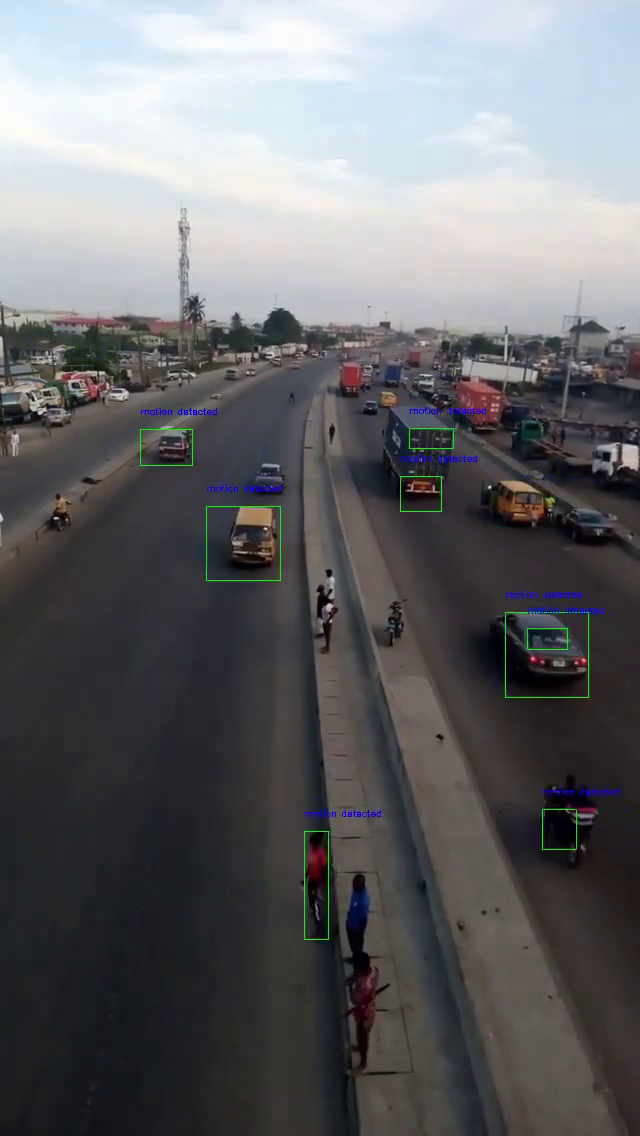
#> input picture frame 71 of motion_detect.mp4, 640 x 1136 px, given in place of vehicle_moving.mp4, which was not available
$ python Motion_Detect.py
#> lines starting #> are read from the running program, lines starting #| are printed output that depends on the picture; after the words box and inside, x2 and y2 are one past the last pixel; in counts of white or black regions, pixels touching at a corner belong together; pictures that were not available may be replaced by others from this repository, and a replacement may not be noted
### motion_tracker.py
import math


class EuclideanDistTracker:
    def __init__(self):
        # Store the center positions of the objects
        self.center_points = {}
        # Keep the count of the IDs
        # each time a new object id detected, the count will increase by one
        self.id_count = 'motion detected'


    def update(self, objects_rect):
        # Objects boxes and ids
        objects_bbs_ids = []

        # Get center point of new object
        for rect in objects_rect:
            x, y, w, h = rect
            cx = (x + x + w) // 2
            cy = (y + y + h) // 2

            # Find out if that object was detected already
            same_object_detected = False
            for id, pt in self.center_points.items():
                dist = math.hypot(cx - pt[0], cy - pt[1])

                if dist < 50:
                    self.center_points[id] = (cx, cy)
                    print(self.center_points)
                    objects_bbs_ids.append([x, y, w, h, id])
                    same_object_detected = True
                    break

            # New object is detected we assign the ID to that object
            if same_object_detected is False:
                self.center_points[self.id_count] = (cx, cy)
                objects_bbs_ids.append([x, y, w, h, self.id_count])
                #self.id_count += 1

        # Clean the dictionary by center points to remove IDS not used anymore
        new_center_points = {}
        for obj_bb_id in objects_bbs_ids:
            _, _, _, _, object_id = obj_bb_id
            center = self.center_points[object_id]
            new_center_points[object_id] = center

        # Update dictionary with IDs not used removed
        self.center_points = new_center_points.copy()
        return objects_bbs_ids

### Motion_Detect.py
import cv2 as cv
import numpy as np
from motion_tracker import *

#create tracker object
tracker = EuclideanDistTracker()

capture = cv.VideoCapture('Videos/vehicle_moving.mp4')

fps = capture.get(cv.CAP_PROP_FPS)  #FPS How many frames are transmitted per second
w = int(capture.get(cv.CAP_PROP_FRAME_WIDTH))
h = int(capture.get(cv.CAP_PROP_FRAME_HEIGHT))
size = (w, h)

video_output = cv.VideoWriter('Videos/motions.mp4', cv.VideoWriter_fourcc(*'mp4v'), fps, size)


#object detection from stable camera
object_detector = cv.createBackgroundSubtractorKNN(history=50, detectShadows=False)

i = 0  # nFrames: (0 -> nframes-1)
while 1:

    ret, frame = capture.read()
#> frame is the input picture: shape (1136, 640, 3); mean B, G, R 106.3, 103.3, 103.1

    mask = object_detector.apply(frame)
#> mask: shape (1136, 640); every value is 255
    _, mask = cv.threshold(mask, 254, 255, cv.THRESH_BINARY)
    contours, hierarchy = cv.findContours(mask, cv.RETR_TREE, cv.CHAIN_APPROX_SIMPLE)
#> contours = [[[0, 0], [0, 1135], [639, 1135], [639, 0]]]


    detections = []
    for cnt in contours:

        area = cv.contourArea(cnt)
        if area > 300:
            #cv.drawContours(roi, cnt, -1, (0,255,0), 2)
            x,y,w,h = cv.boundingRect(cnt)
            #cv.rectangle(roi, (x,y), (x+w, y+h), (0,255,0), 1)
            detections.append([x,y,w,h])
#> this loop made 1 pass
#> (cnt, area, x, y, w, h) on pass 1: ([[0, 0], [0, 1135], [639, 1135], [639, 0]], 725265, 0, 0, 640, 1136)
#> after the loop, detections = [[0, 0, 640, 1136]]


    #2. object_tracker
    boxes_ids = tracker.update(detections)
#> the loop in update, `for rect in objects_rect:` made 1 pass
#> (x, y, w, h, cx, cy) on pass 1: (0, 0, 640, 1136, 320, 568)
#> after the loop in update, `for rect in objects_rect:`: objects_bbs_ids = [[0, 0, 640, 1136, 'motion detected']]; self.center_points = {'motion detected': (320, 568)}
#> the loop in update, `for obj_bb_id in objects_bbs_ids:` made 1 pass
#> boxes_ids = [[0, 0, 640, 1136, 'motion detected']]
    for box_id in boxes_ids:
        x,y,w,h,id = box_id
        cv.putText(frame, str(id), (x, y-15), cv.FONT_HERSHEY_SIMPLEX, 0.3, (255,0,0), 1)
        cv.rectangle(frame, (x,y), (x+w, y+h), (0,255,0), 1)
#> this loop made 1 pass
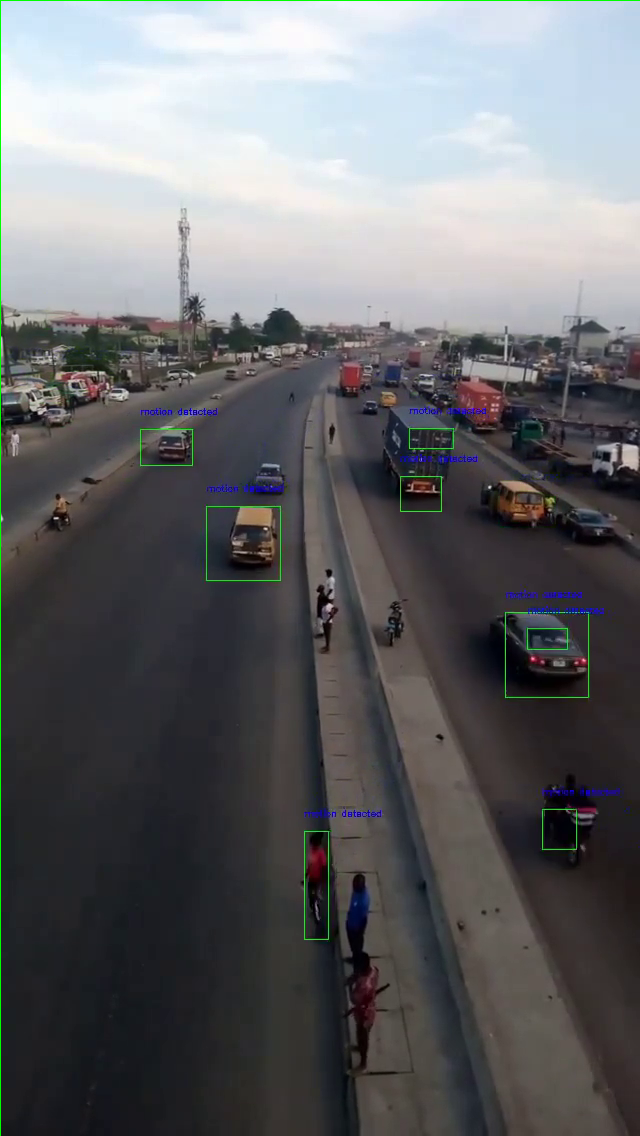
#> frame: shape (1136, 640, 3); 0.24% of pixels changed, all inside (x1, y1, x2, y2) = (0, 0, 640, 1136)


        #saving output
    if ret:
        video_output.write(frame)
    else:
        break
    i += 1

    cv.imshow('Mask', mask)
    cv.imshow('Contours', frame)
    if cv.waitKey(2) & 0xff == ord('d'):
#> (key Esc is pressed here)
        break

capture.release()
cv.destroyAllWindows()

$ run again, starting later in the video
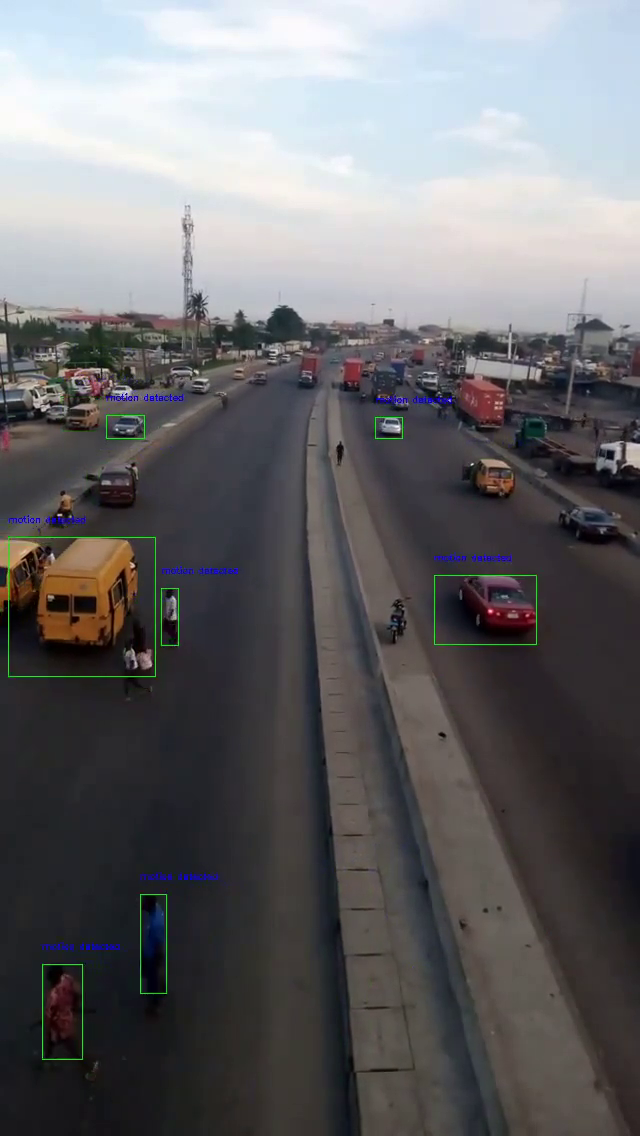
#> input picture frame 322 of motion_detect.mp4, 640 x 1136 px, given in place of vehicle_moving.mp4, which was not available
#> frame is the input picture: shape (1136, 640, 3); mean B, G, R 106.3, 104.1, 105
#> mask: shape (1136, 640); every value is 255
#> contours = [[[0, 0], [0, 1135], [639, 1135], [639, 0]]]
#> the loop `for cnt in contours: ` made 1 pass
#> (cnt, area, x, y, w, h) on pass 1: ([[0, 0], [0, 1135], [639, 1135], [639, 0]], 725265, 0, 0, 640, 1136)
#> after the loop `for cnt in contours:`: detections = [[0, 0, 640, 1136]]
#> the loop in update, `for rect in objects_rect:` made 1 pass
#> (x, y, w, h, cx, cy) on pass 1: (0, 0, 640, 1136, 320, 568)
#> after the loop in update, `for rect in objects_rect:`: objects_bbs_ids = [[0, 0, 640, 1136, 'motion detected']]; self.center_points = {'motion detected': (320, 568)}
#> the loop in update, `for obj_bb_id in objects_bbs_ids:` made 1 pass
#> boxes_ids = [[0, 0, 640, 1136, 'motion detected']]
#> the loop `for box_id in boxes_ids:` made 1 pass
#> after the loop `for box_id in boxes_ids:`:
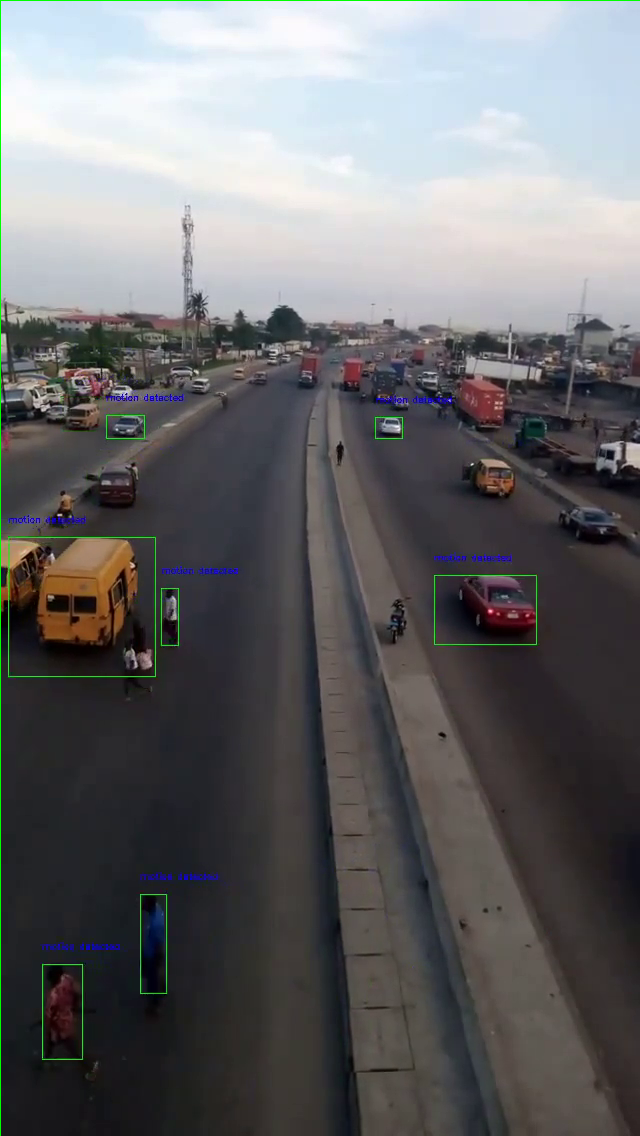
#> frame: shape (1136, 640, 3); 0.24% of pixels changed, all inside (x1, y1, x2, y2) = (0, 0, 640, 1136)

$ run again, starting later in the video
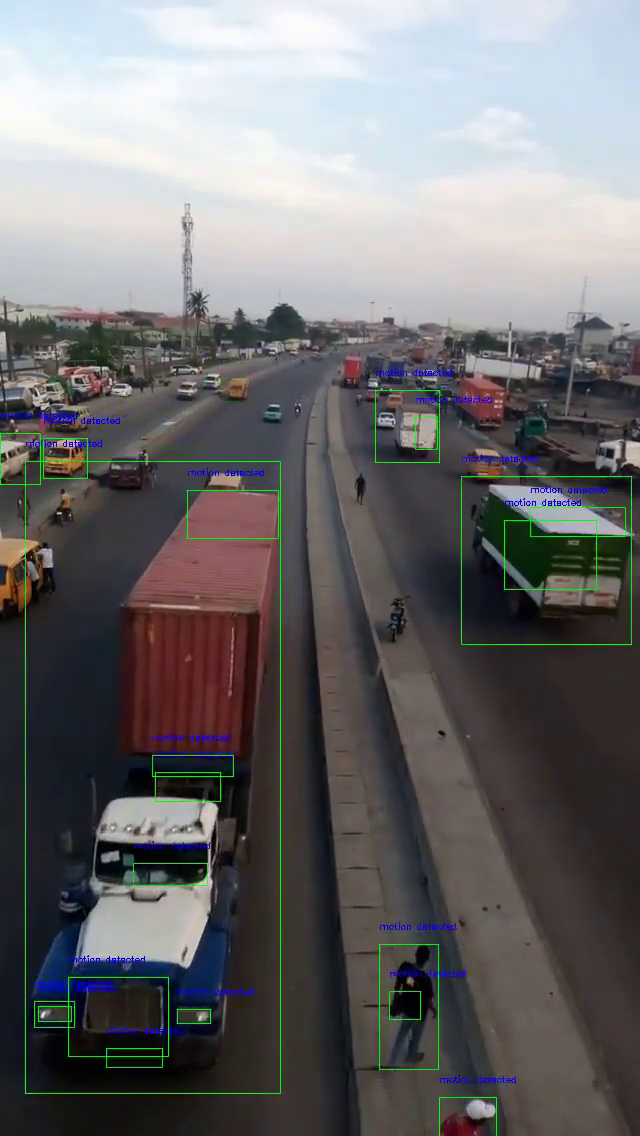
#> input picture frame 572 of motion_detect.mp4, 640 x 1136 px, given in place of vehicle_moving.mp4, which was not available
#> frame is the input picture: shape (1136, 640, 3); mean B, G, R 109.1, 107.9, 109.1
#> mask: shape (1136, 640); every value is 255
#> contours = [[[0, 0], [0, 1135], [639, 1135], [639, 0]]]
#> the loop `for cnt in contours: ` made 1 pass
#> (cnt, area, x, y, w, h) on pass 1: ([[0, 0], [0, 1135], [639, 1135], [639, 0]], 725265, 0, 0, 640, 1136)
#> after the loop `for cnt in contours:`: detections = [[0, 0, 640, 1136]]
#> the loop in update, `for rect in objects_rect:` made 1 pass
#> (x, y, w, h, cx, cy) on pass 1: (0, 0, 640, 1136, 320, 568)
#> after the loop in update, `for rect in objects_rect:`: objects_bbs_ids = [[0, 0, 640, 1136, 'motion detected']]; self.center_points = {'motion detected': (320, 568)}
#> the loop in update, `for obj_bb_id in objects_bbs_ids:` made 1 pass
#> boxes_ids = [[0, 0, 640, 1136, 'motion detected']]
#> the loop `for box_id in boxes_ids:` made 1 pass
#> after the loop `for box_id in boxes_ids:`:
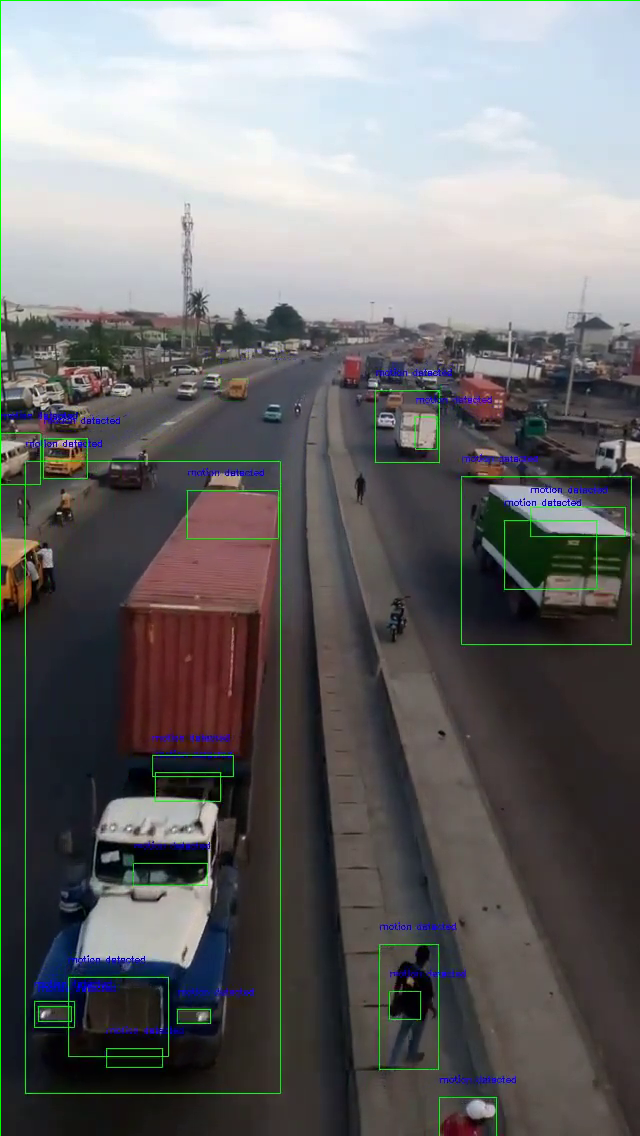
#> frame: shape (1136, 640, 3); 0.24% of pixels changed, all inside (x1, y1, x2, y2) = (0, 0, 640, 1136)
